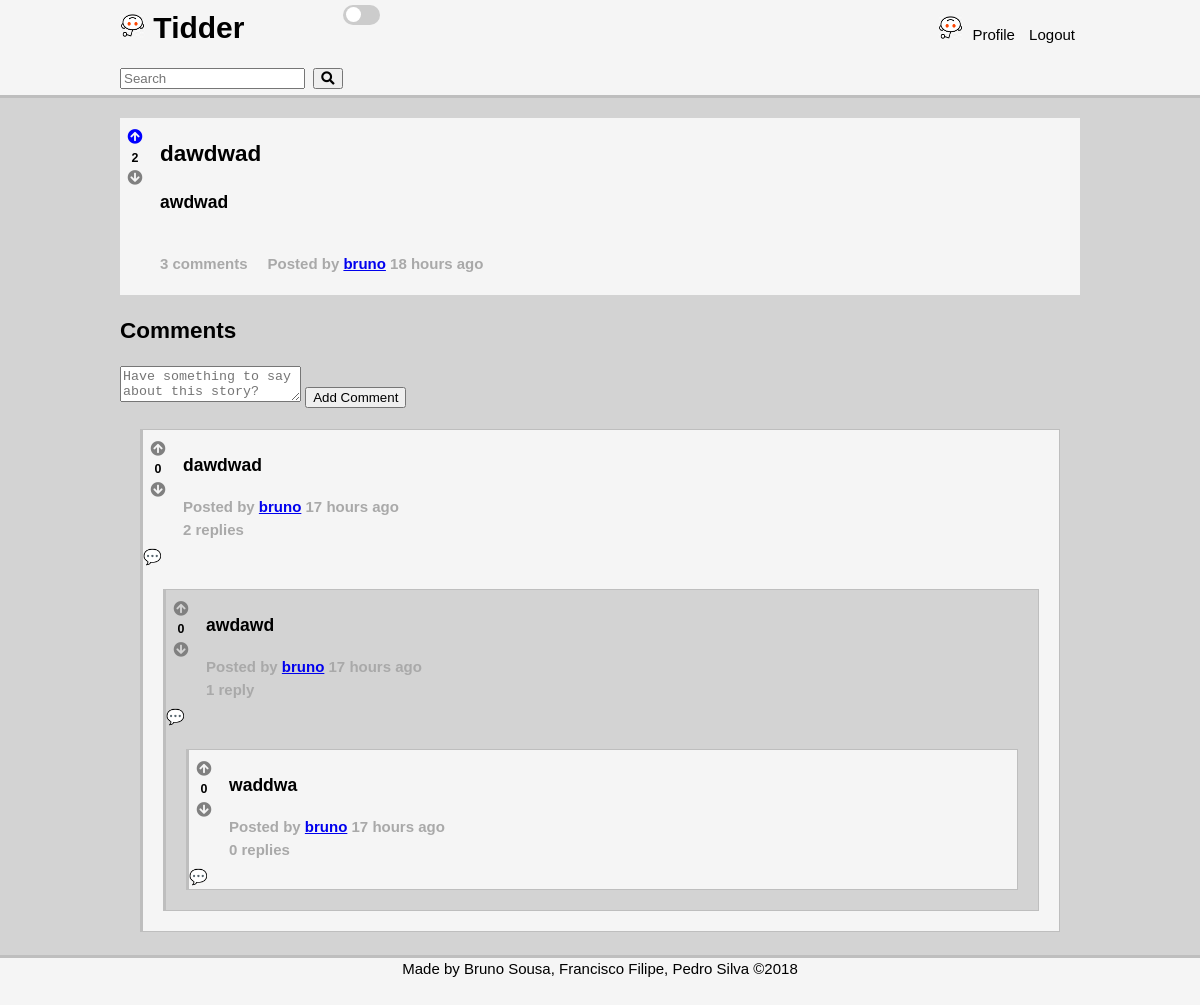
The page /pages/story.php?story_id=4 (signed in) on the database its author committed.
### tables this page shows
CREATE TABLE opinion (
    opinion_id INTEGER NOT NULL PRIMARY KEY AUTOINCREMENT,
	parent_id INTEGER REFERENCES opinion(opinion_id),
    opinion_title VARCHAR,
    opinion_text VARCHAR NOT NULL,
	channel_id INTEGER REFERENCES channel,
	posted DATETIME NOT NULL,
    user_id INTEGER NOT NULL REFERENCES user
);

### database/db_vote.php (called while the page is built, shortened)
<?php
	function getScore($opinion_id){
		$db = Database::instance()->db();
		$stmt = $db->prepare('SELECT count(*) AS score FROM vote WHERE opinion_id = ? AND value = 1');
		$stmt->execute(array($opinion_id));
		$upvotes = $stmt->fetch()['score'];
		$stmt = $db->prepare('SELECT count(*) AS score FROM vote WHERE opinion_id = ? AND value = -1');
		$stmt->execute(array($opinion_id));
		$downvotes = $stmt->fetch()['score'];
		return $upvotes - $downvotes;
	}
	function getVote($opinion_id, $user_id){
		$db = Database::instance()->db();
		$stmt = $db->prepare('SELECT value FROM vote WHERE opinion_id = ? AND user_id = ?');
		$stmt->execute(array($opinion_id, $user_id));
		$value = $stmt->fetch();
		if($value)
			return $value['value'];
		return 0;
	}
?>

### database/db_story.php (called while the page is built, shortened)
<?php
	function getStory($story_id) {
		$db = Database::instance()->db();
		$stmt = $db->prepare('SELECT * FROM opinion WHERE opinion_id = ? AND parent_id IS NULL');
		$stmt->execute(array($story_id));
		return $stmt->fetch();
	}
?>

### database/db_comment.php (called while the page is built, shortened)
<?php
	function getAllComments($parent_id) {
		$db = Database::instance()->db();
		$stmt = $db->prepare('SELECT * FROM opinion WHERE parent_id IS ?');
		$stmt->execute(array($parent_id));
		return $stmt->fetchAll();
	}
?>

### database/db_user.php (called while the page is built, shortened)
<?php
	function getUserName($user_id){
		$db = Database::instance()->db();
		$stmt = $db->prepare('SELECT username FROM user WHERE user_id = ?');
		$stmt->execute(array($user_id));
		return $stmt->fetch()['username'];
	}
?>

### includes/date.php (called while the page is built, shortened)
<?php
	function deltaTime($now, $date){
		$time = strtotime($date);
		$delta = $now - $time;
		if(!floor($delta/86400)){
			$time_word = (floor($delta/3600) == 1 ? ' hour ' : ' hours ');
			return floor($delta/3600).$time_word.'ago';
		}
		$time_word = (floor($delta/31104000) == 1 ? ' year ' : ' years ');
		return floor($delta/31104000).$time_word.'ago';
	}
?>

### pages/story.php (the view, shortened to what this page needs)
<?php
	include_once('../includes/date.php');
	include_once('../database/db_user.php');
	include_once('../database/db_story.php');
	include_once('../database/db_comment.php');
	include_once('../database/db_vote.php');
	include_once('../templates/tpl_common.php');
	include_once('../templates/tpl_comments.php');
	$story_id = $_GET['story_id'];
	try {
		$story = getStory($story_id);
    } catch (PDOException $e) {
        die(header('Location: stories.php'));
	}
	$now = time();
	$username = getUserName($story['user_id']);
	$score = getScore($story_id);
	if(isset($_SESSION['user_id']))
		$vote = getVote($story_id, $_SESSION['user_id']);
	draw_header(true);
?>
	<section id="story" data-id="<?=$story_id?>">
		<div class = "container">
			<div class = "votes-container">
				<div class="upvote" role="button" data-value="<?=$vote?>"><i class="fas fa-arrow-circle-up"></i></div>
				<h5><?=$score?></h5>
				<div class="downvote" role="button" data-value="<?=$vote?>"><i class="fas fa-arrow-circle-down"></i></div>
			</div>
			<div class = "story-content">
			<h2><?=htmlentities($story['opinion_title'])?></h2>
			<h3><?php
				$lines = explode(PHP_EOL, $story['opinion_text']);
				foreach($lines as $line) { ?>
					<p><?=htmlentities($line);?></p>
			<?php } ?></h3>
			<?php
			$number_comments = getNumberComments($story_id);
			if($number_comments == 1){ ?>
				<h4><?=$number_comments?> comment</h4>
			<?php } else { ?>
				<h4><?=$number_comments?> comments</h4>
			<?php } ?>
			<h4>Posted by <a href="<?='profile.php?username='.urlencode($username)?>"><?=$username?></a> <?=deltaTime($now, $story['posted'])?></h4>
			</div>
		</div>
	</section>
<?php
	$comments = array_reverse(getAllComments($story_id));
	for($i = 0; $i < count($comments); $i++){
		$comments[$i]['username'] = getUserName($comments[$i]['user_id']);
		$comments[$i]['score'] = getScore($comments[$i]['opinion_id']);
		if(isset($_SESSION['user_id']))
			$comments[$i]['vote'] = getVote($comments[$i]['opinion_id'], $_SESSION['user_id']);
	}
	draw_comments_header($comments,true);
?>

### templates/tpl_comments.php (shortened to what this page needs)
<?php
	include_once('../database/db_comment.php');
	function getNumberComments($story) {
		$comments = getAllComments($story);
		$count = 0;
		foreach($comments as $comment){
			$count += getNumberComments($comment['opinion_id']);
		}
		return count($comments) + $count;
	}
	function draw_comments_header($comments,$not_profile){
		global $story_id;
		if($not_profile){ ?>
			<section id="comments" data-id="<?=$story_id?>">
		<?php } else { ?>
			<section id="comments">
		<?php } ?>
		<div class="container">
			<header>
				<h2>Comments</h2>
			</header>
		<?php if($not_profile){
			if((isset($_SESSION['user_id']))) { ?>
				<form>
					<textarea name="comment" placeholder="Have something to say about this story?" required></textarea>
					<input type="submit" value="Add Comment">
				</form>
		<?php } else { ?>
			<p>Want to add a channel? <a href='../pages/login.php?redirect=<?=urlencode($page)?>'>Login</a> or <a href='../pages/signup.php?redirect=<?=urlencode($page)?>'>Signup</a></p>
		<?php }
		}
		draw_comments($comments,$not_profile);?>
			</div>
		</section>
	<?php }
	function draw_comments($comments, $not_profile){
		global $story_id?>
		<ol>
		<?php
		    foreach($comments as $comment)
				draw_comment($comment, $not_profile);
		?>
	    </ol>
        <?php } ?>
    <?php function draw_comment($comment, $not_profile) {
		global $now;
		$regex = '/\[([^\]]+)\]\((http[s]?:[\/]{2})?(www\.)?([-a-zA-Z0-9@:%&_\+~#=]{2,256}\.[a-z]{2,6}\b[-a-zA-Z0-9@:%_\+.~#?&=\/]*)\)/';
		$comment['opinion_text'] = preg_replace($regex,"<a href=\"https://www.$4\"	>$1</a>",$comment['opinion_text']);
		$regex_user = '/\/u\/([-a-zA-Z0-9@:%_\+.~#?&=\/]+)/';
		$comment['opinion_text'] = preg_replace($regex_user, "<a href=\"profile.php?username=$1\">$0</a>",$comment['opinion_text']);
		$regex_channel = '/\/c\/([-a-zA-Z0-9@:%_\+.~#?&=\/]+)/';
		$comment['opinion_text'] = preg_replace($regex_channel, "<a href=\"profile.php?username=$1\">$0</a>",$comment['opinion_text']);
		?>
		<li>
		<article class="comment" data-id="<?=$comment['opinion_id']?>">
			<div class = "votes-container">
				<div class="upvote" role="button" data-value="<?=$comment['vote']?>"><i class="fas fa-arrow-circle-up"></i></div>
				<h5><?=$comment['score']?></h5>
				<div class="downvote" role="button" data-value="<?=$comment['vote']?>"><i class="fas fa-arrow-circle-down"></i></div>
			</div>
			<div class = "comment-container">
			<h3><?=htmlentities($comment['opinion_text'])?></h3>
			<h4>Posted by <a href="<?='profile.php?username='.urlencode($comment['username'])?>"><?=$comment['username']?></a> <?=deltaTime($now, $comment['posted'])?></h4>
			<?php
			$replieNum = getNumberComments($comment['opinion_id']);
			if($replieNum == 1){ ?>
				<h4><?=$replieNum?> reply</h4></div>
			<?php } else { ?>
				<h4><?=$replieNum?> replies</h4></div>
			<?php }
			if(isset($_SESSION['user_id']) && $not_profile) { ?>
				<div class="comment_comment" role="button">&#128172;</div>
			<?php }
				$comments = array_reverse(getAllComments($comment['opinion_id']));
				for($i = 0; $i < count($comments); $i++){
					$comments[$i]['username'] = getUserName($comments[$i]['user_id']);
					$comments[$i]['score'] = getScore($comments[$i]['opinion_id']);
					if(isset($_SESSION['user_id']))
						$comments[$i]['vote'] = getVote($comments[$i]['opinion_id'], $_SESSION['user_id']);
				}
				draw_comments($comments,$not_profile);
			?>
		</article>
		</li>
    <?php } ?>

### css/style.css (style rules this page uses)
:root { --main-bg-color: #eee; --section-login-bg-color: white; --section-login-border-color: #ddd; --section-login-footer-bg-color: #eef; --button-bg-color: #bbf; --button-hover-bg-color: #aaf; --grey-shade-0: #f9f9f9; --grey-shade-1: #f5f5f5; --grey-shade-1-5: #efefef; --grey-shade-2: #d3d3d3; --grey-shade-3: #bebebe; --grey-shade-4: #a9a9a9; --grey-shade-5: #808080; --grey-shade-6: #505050; }
html, body { height: 100%; margin: 0; }
body.light { --main-bg: var(--grey-shade-2); --writing-bg: var(--grey-shade-1); --hover-bg: var(--grey-shade-2); --border-color: var(--grey-shade-3); --main-font-color: black; }
body { background-color: var(--main-bg); font: 15px/1.5 Arial, Helvetica, sans-serif; padding: 0; position: relative; }
h2, h3, h5,p { color: var(--main-font-color); }
.container { width: 80%; margin: 0px auto; overflow: hidden; min-height: 100%; position: relative; }
section#story .container { margin-top: 20px; background-color: var(--writing-bg); }
section#story .container h4 { float: left; color: var(--grey-shade-4); font-size: 15px; padding-right: 20px; }
.story-content { padding-left: 40px; padding-right: 40px; }
.comment-container { padding: 5px; padding-left: 40px; }
.comment-container h4 { margin:0; padding:0; color: var(--grey-shade-4); font-size: 15px; padding-right: 20px; }
article.comment { background-color: var(--writing-bg); border: 1px solid var(--border-color); border-left: 3px solid var(--border-color); margin: 20px; }
article.comment.dark-comment { background-color: var(--grey-shade-2); }
ol { list-style-type: none; padding: 0; }
.votes-container { position: absolute; float: left; width: 30px; display: flex; align-items: center; justify-content: center; flex-direction: column; margin-top: 5px; }
.votes-container h5 { padding: 0; margin: 0; text-align: center; }
.fa-arrow-circle-down, .fa-arrow-circle-up { color: var(--grey-shade-5); }
.upvote[data-value="1"] .fa-arrow-circle-up { color: blue; }
.upvote { margin:0; padding:0; margin-top: 3px; }
.downvote { margin:0; padding:0; margin-bottom: 3px; }

### rows shown on the page
opinion: opinion_title "dawdwad", opinion_text "awdwad", posted "18 hours ago"
opinion: score "0", opinion_text "dawdwad", username "bruno", posted "17 hours ago", replieNum "2"
opinion: score "0", opinion_text "awdawd", username "bruno", posted "17 hours ago", replieNum "1"
opinion: score "0", opinion_text "waddwa", username "bruno", posted "17 hours ago", replieNum "0"

### other values the page prints
$score "2"
$number_comments "3"
$username "bruno"
